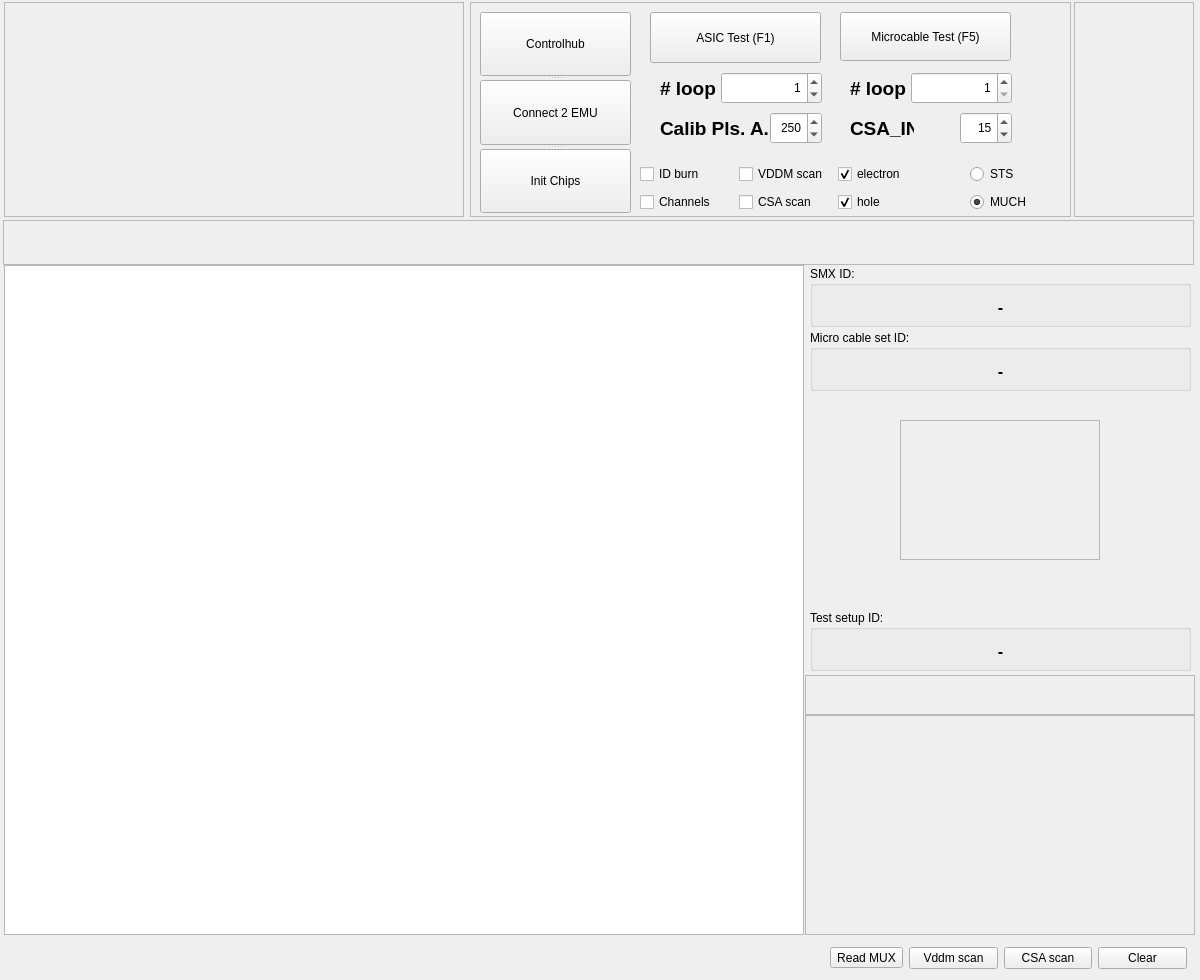
<?xml version="1.0" encoding="UTF-8"?>
<ui version="4.0">
 <class>Form</class>
 <widget class="QWidget" name="Form">
  <property name="enabled">
   <bool>true</bool>
  </property>
  <property name="geometry">
   <rect>
    <x>0</x>
    <y>0</y>
    <width>1200</width>
    <height>980</height>
   </rect>
  </property>
  <property name="sizePolicy">
   <sizepolicy hsizetype="Fixed" vsizetype="Fixed">
    <horstretch>0</horstretch>
    <verstretch>0</verstretch>
   </sizepolicy>
  </property>
  <property name="minimumSize">
   <size>
    <width>1200</width>
    <height>980</height>
   </size>
  </property>
  <property name="maximumSize">
   <size>
    <width>1200</width>
    <height>980</height>
   </size>
  </property>
  <property name="windowTitle">
   <string>ASIC_test_GUI</string>
  </property>
  <property name="statusTip">
   <string notr="true"/>
  </property>
  <widget class="QTextEdit" name="textEdit">
   <property name="geometry">
    <rect>
     <x>4</x>
     <y>265</y>
     <width>800</width>
     <height>670</height>
    </rect>
   </property>
   <property name="font">
    <font>
     <family>Monospace</family>
    </font>
   </property>
   <property name="autoFillBackground">
    <bool>false</bool>
   </property>
   <property name="styleSheet">
    <string notr="true"/>
   </property>
  </widget>
  <widget class="QFrame" name="frHMP">
   <property name="geometry">
    <rect>
     <x>4</x>
     <y>2</y>
     <width>460</width>
     <height>215</height>
    </rect>
   </property>
   <property name="maximumSize">
    <size>
     <width>460</width>
     <height>220</height>
    </size>
   </property>
   <property name="statusTip">
    <string notr="true"/>
   </property>
   <property name="styleSheet">
    <string notr="true"/>
   </property>
   <property name="frameShape">
    <enum>QFrame::StyledPanel</enum>
   </property>
   <property name="frameShadow">
    <enum>QFrame::Raised</enum>
   </property>
  </widget>
  <widget class="QFrame" name="EMU_SETTINGS">
   <property name="geometry">
    <rect>
     <x>470</x>
     <y>2</y>
     <width>601</width>
     <height>215</height>
    </rect>
   </property>
   <property name="statusTip">
    <string notr="true"/>
   </property>
   <property name="styleSheet">
    <string notr="true"/>
   </property>
   <property name="frameShape">
    <enum>QFrame::StyledPanel</enum>
   </property>
   <property name="frameShadow">
    <enum>QFrame::Raised</enum>
   </property>
   <widget class="QSplitter" name="splitter">
    <property name="geometry">
     <rect>
      <x>10</x>
      <y>10</y>
      <width>151</width>
      <height>201</height>
     </rect>
    </property>
    <property name="orientation">
     <enum>Qt::Vertical</enum>
    </property>
    <widget class="QToolButton" name="pbControlHub">
     <property name="sizePolicy">
      <sizepolicy hsizetype="Maximum" vsizetype="Fixed">
       <horstretch>1</horstretch>
       <verstretch>0</verstretch>
      </sizepolicy>
     </property>
     <property name="toolTip">
      <string notr="true"/>
     </property>
     <property name="statusTip">
      <string notr="true"/>
     </property>
     <property name="whatsThis">
      <string notr="true"/>
     </property>
     <property name="accessibleName">
      <string notr="true"/>
     </property>
     <property name="accessibleDescription">
      <string notr="true"/>
     </property>
     <property name="autoFillBackground">
      <bool>true</bool>
     </property>
     <property name="text">
      <string>Controlhub</string>
     </property>
    </widget>
    <widget class="QToolButton" name="pbConnect2EMU">
     <property name="sizePolicy">
      <sizepolicy hsizetype="Maximum" vsizetype="Fixed">
       <horstretch>1</horstretch>
       <verstretch>0</verstretch>
      </sizepolicy>
     </property>
     <property name="toolTip">
      <string notr="true"/>
     </property>
     <property name="statusTip">
      <string notr="true"/>
     </property>
     <property name="whatsThis">
      <string notr="true"/>
     </property>
     <property name="accessibleName">
      <string notr="true"/>
     </property>
     <property name="accessibleDescription">
      <string notr="true"/>
     </property>
     <property name="text">
      <string>Connect 2 EMU</string>
     </property>
    </widget>
    <widget class="QToolButton" name="pbInitChips">
     <property name="sizePolicy">
      <sizepolicy hsizetype="Maximum" vsizetype="Fixed">
       <horstretch>1</horstretch>
       <verstretch>0</verstretch>
      </sizepolicy>
     </property>
     <property name="toolTip">
      <string notr="true"/>
     </property>
     <property name="statusTip">
      <string notr="true"/>
     </property>
     <property name="whatsThis">
      <string notr="true"/>
     </property>
     <property name="accessibleName">
      <string notr="true"/>
     </property>
     <property name="accessibleDescription">
      <string notr="true"/>
     </property>
     <property name="text">
      <string>Init Chips</string>
     </property>
    </widget>
   </widget>
   <widget class="QToolButton" name="pbMicrocable">
    <property name="geometry">
     <rect>
      <x>370</x>
      <y>10</y>
      <width>171</width>
      <height>49</height>
     </rect>
    </property>
    <property name="sizePolicy">
     <sizepolicy hsizetype="Maximum" vsizetype="Fixed">
      <horstretch>1</horstretch>
      <verstretch>0</verstretch>
     </sizepolicy>
    </property>
    <property name="toolTip">
     <string notr="true"/>
    </property>
    <property name="statusTip">
     <string notr="true"/>
    </property>
    <property name="whatsThis">
     <string notr="true"/>
    </property>
    <property name="accessibleName">
     <string notr="true"/>
    </property>
    <property name="accessibleDescription">
     <string notr="true"/>
    </property>
    <property name="text">
     <string>Microcable Test (F5)</string>
    </property>
   </widget>
   <widget class="QLabel" name="lbLoop">
    <property name="geometry">
     <rect>
      <x>380</x>
      <y>70</y>
      <width>90</width>
      <height>32</height>
     </rect>
    </property>
    <property name="font">
     <font>
      <pointsize>14</pointsize>
      <weight>75</weight>
      <bold>true</bold>
     </font>
    </property>
    <property name="text">
     <string># loop</string>
    </property>
   </widget>
   <widget class="QSpinBox" name="sbLoop">
    <property name="geometry">
     <rect>
      <x>441</x>
      <y>70</y>
      <width>101</width>
      <height>32</height>
     </rect>
    </property>
    <property name="layoutDirection">
     <enum>Qt::LeftToRight</enum>
    </property>
    <property name="alignment">
     <set>Qt::AlignRight|Qt::AlignTrailing|Qt::AlignVCenter</set>
    </property>
    <property name="minimum">
     <number>1</number>
    </property>
    <property name="maximum">
     <number>100</number>
    </property>
   </widget>
   <widget class="QSpinBox" name="sbCSAIN">
    <property name="geometry">
     <rect>
      <x>490</x>
      <y>110</y>
      <width>52</width>
      <height>32</height>
     </rect>
    </property>
    <property name="layoutDirection">
     <enum>Qt::LeftToRight</enum>
    </property>
    <property name="alignment">
     <set>Qt::AlignRight|Qt::AlignTrailing|Qt::AlignVCenter</set>
    </property>
    <property name="maximum">
     <number>63</number>
    </property>
    <property name="value">
     <number>15</number>
    </property>
   </widget>
   <widget class="QLabel" name="lbCSAIN">
    <property name="geometry">
     <rect>
      <x>380</x>
      <y>110</y>
      <width>64</width>
      <height>32</height>
     </rect>
    </property>
    <property name="font">
     <font>
      <pointsize>14</pointsize>
      <weight>75</weight>
      <bold>true</bold>
     </font>
    </property>
    <property name="text">
     <string>CSA_IN</string>
    </property>
   </widget>
   <widget class="QToolButton" name="pbASIC">
    <property name="geometry">
     <rect>
      <x>180</x>
      <y>10</y>
      <width>171</width>
      <height>51</height>
     </rect>
    </property>
    <property name="sizePolicy">
     <sizepolicy hsizetype="Maximum" vsizetype="Fixed">
      <horstretch>1</horstretch>
      <verstretch>0</verstretch>
     </sizepolicy>
    </property>
    <property name="toolTip">
     <string notr="true"/>
    </property>
    <property name="statusTip">
     <string notr="true"/>
    </property>
    <property name="whatsThis">
     <string notr="true"/>
    </property>
    <property name="accessibleName">
     <string notr="true"/>
    </property>
    <property name="accessibleDescription">
     <string notr="true"/>
    </property>
    <property name="text">
     <string>ASIC Test (F1)</string>
    </property>
   </widget>
   <widget class="QSpinBox" name="sbCalibPls">
    <property name="geometry">
     <rect>
      <x>300</x>
      <y>110</y>
      <width>52</width>
      <height>32</height>
     </rect>
    </property>
    <property name="layoutDirection">
     <enum>Qt::LeftToRight</enum>
    </property>
    <property name="alignment">
     <set>Qt::AlignRight|Qt::AlignTrailing|Qt::AlignVCenter</set>
    </property>
    <property name="maximum">
     <number>255</number>
    </property>
    <property name="value">
     <number>250</number>
    </property>
   </widget>
   <widget class="QLabel" name="lbCalibPls">
    <property name="geometry">
     <rect>
      <x>190</x>
      <y>110</y>
      <width>111</width>
      <height>32</height>
     </rect>
    </property>
    <property name="font">
     <font>
      <pointsize>14</pointsize>
      <weight>75</weight>
      <bold>true</bold>
     </font>
    </property>
    <property name="text">
     <string>Calib Pls. A.</string>
    </property>
   </widget>
   <widget class="QSpinBox" name="sbLoopPls">
    <property name="geometry">
     <rect>
      <x>251</x>
      <y>70</y>
      <width>101</width>
      <height>32</height>
     </rect>
    </property>
    <property name="layoutDirection">
     <enum>Qt::LeftToRight</enum>
    </property>
    <property name="alignment">
     <set>Qt::AlignRight|Qt::AlignTrailing|Qt::AlignVCenter</set>
    </property>
    <property name="minimum">
     <number>0</number>
    </property>
    <property name="maximum">
     <number>999999999</number>
    </property>
    <property name="value">
     <number>1</number>
    </property>
   </widget>
   <widget class="QLabel" name="lbLoopPls">
    <property name="geometry">
     <rect>
      <x>190</x>
      <y>70</y>
      <width>90</width>
      <height>32</height>
     </rect>
    </property>
    <property name="font">
     <font>
      <pointsize>14</pointsize>
      <weight>75</weight>
      <bold>true</bold>
     </font>
    </property>
    <property name="text">
     <string># loop</string>
    </property>
   </widget>
   <widget class="QWidget" name="layoutWidget">
    <property name="geometry">
     <rect>
      <x>170</x>
      <y>160</y>
      <width>291</width>
      <height>52</height>
     </rect>
    </property>
    <layout class="QGridLayout" name="gridLayout">
     <item row="0" column="0">
      <widget class="QCheckBox" name="cbIDburn">
       <property name="text">
        <string>ID burn</string>
       </property>
      </widget>
     </item>
     <item row="0" column="1">
      <widget class="QCheckBox" name="cbVDDMscan">
       <property name="text">
        <string>VDDM scan</string>
       </property>
      </widget>
     </item>
     <item row="0" column="2">
      <widget class="QCheckBox" name="cbElecPol">
       <property name="text">
        <string>electron</string>
       </property>
       <property name="checked">
        <bool>true</bool>
       </property>
      </widget>
     </item>
     <item row="1" column="0">
      <widget class="QCheckBox" name="cbChannels">
       <property name="text">
        <string>Channels</string>
       </property>
      </widget>
     </item>
     <item row="1" column="1">
      <widget class="QCheckBox" name="cbCSAscan">
       <property name="text">
        <string>CSA scan</string>
       </property>
      </widget>
     </item>
     <item row="1" column="2">
      <widget class="QCheckBox" name="cbHolePol">
       <property name="text">
        <string>hole</string>
       </property>
       <property name="checked">
        <bool>true</bool>
       </property>
      </widget>
     </item>
    </layout>
   </widget>
   <widget class="QWidget" name="">
    <property name="geometry">
     <rect>
      <x>500</x>
      <y>160</y>
      <width>70</width>
      <height>52</height>
     </rect>
    </property>
    <layout class="QVBoxLayout" name="verticalLayout_2">
     <item>
      <widget class="QRadioButton" name="rbSTS">
       <property name="text">
        <string>STS</string>
       </property>
       <property name="checked">
        <bool>false</bool>
       </property>
      </widget>
     </item>
     <item>
      <widget class="QRadioButton" name="rbMUCH">
       <property name="text">
        <string>MUCH</string>
       </property>
       <property name="checked">
        <bool>true</bool>
       </property>
      </widget>
     </item>
    </layout>
   </widget>
  </widget>
  <widget class="QWidget" name="layoutWidget">
   <property name="geometry">
    <rect>
     <x>830</x>
     <y>940</y>
     <width>357</width>
     <height>36</height>
    </rect>
   </property>
   <layout class="QHBoxLayout" name="horizontalLayout">
    <item>
     <widget class="QToolButton" name="pbReadMUX">
      <property name="sizePolicy">
       <sizepolicy hsizetype="Maximum" vsizetype="Fixed">
        <horstretch>1</horstretch>
        <verstretch>0</verstretch>
       </sizepolicy>
      </property>
      <property name="toolTip">
       <string notr="true"/>
      </property>
      <property name="statusTip">
       <string notr="true"/>
      </property>
      <property name="whatsThis">
       <string notr="true"/>
      </property>
      <property name="accessibleName">
       <string notr="true"/>
      </property>
      <property name="accessibleDescription">
       <string notr="true"/>
      </property>
      <property name="text">
       <string>Read MUX</string>
      </property>
     </widget>
    </item>
    <item>
     <widget class="QPushButton" name="pbVDDMscan">
      <property name="text">
       <string>Vddm scan</string>
      </property>
     </widget>
    </item>
    <item>
     <widget class="QPushButton" name="pbCSAscan">
      <property name="text">
       <string>CSA scan</string>
      </property>
     </widget>
    </item>
    <item>
     <widget class="QPushButton" name="pbClearOutput">
      <property name="text">
       <string>Clear</string>
      </property>
     </widget>
    </item>
   </layout>
  </widget>
  <widget class="QWidget" name="layoutWidget">
   <property name="geometry">
    <rect>
     <x>0</x>
     <y>0</y>
     <width>2</width>
     <height>2</height>
    </rect>
   </property>
   <layout class="QVBoxLayout" name="verticalLayout"/>
  </widget>
  <widget class="QSplitter" name="splitter_4">
   <property name="geometry">
    <rect>
     <x>0</x>
     <y>0</y>
     <width>0</width>
     <height>0</height>
    </rect>
   </property>
   <property name="orientation">
    <enum>Qt::Vertical</enum>
   </property>
  </widget>
  <widget class="QFrame" name="frmStatusStep">
   <property name="geometry">
    <rect>
     <x>3</x>
     <y>220</y>
     <width>1191</width>
     <height>45</height>
    </rect>
   </property>
   <property name="frameShape">
    <enum>QFrame::StyledPanel</enum>
   </property>
   <property name="frameShadow">
    <enum>QFrame::Raised</enum>
   </property>
  </widget>
  <widget class="QFrame" name="frOperComm">
   <property name="geometry">
    <rect>
     <x>805</x>
     <y>715</y>
     <width>390</width>
     <height>220</height>
    </rect>
   </property>
   <property name="frameShape">
    <enum>QFrame::StyledPanel</enum>
   </property>
   <property name="frameShadow">
    <enum>QFrame::Raised</enum>
   </property>
  </widget>
  <widget class="QFrame" name="frProject">
   <property name="geometry">
    <rect>
     <x>805</x>
     <y>675</y>
     <width>390</width>
     <height>40</height>
    </rect>
   </property>
   <property name="frameShape">
    <enum>QFrame::StyledPanel</enum>
   </property>
   <property name="frameShadow">
    <enum>QFrame::Raised</enum>
   </property>
  </widget>
  <widget class="QGroupBox" name="groupBox">
   <property name="geometry">
    <rect>
     <x>810</x>
     <y>266</y>
     <width>381</width>
     <height>61</height>
    </rect>
   </property>
   <property name="title">
    <string>SMX ID:</string>
   </property>
   <widget class="QLabel" name="label_SMX">
    <property name="geometry">
     <rect>
      <x>5</x>
      <y>30</y>
      <width>371</width>
      <height>22</height>
     </rect>
    </property>
    <property name="font">
     <font>
      <pointsize>12</pointsize>
      <weight>75</weight>
      <bold>true</bold>
     </font>
    </property>
    <property name="text">
     <string>-</string>
    </property>
    <property name="alignment">
     <set>Qt::AlignCenter</set>
    </property>
   </widget>
  </widget>
  <widget class="QGroupBox" name="groupBox_2">
   <property name="geometry">
    <rect>
     <x>810</x>
     <y>330</y>
     <width>381</width>
     <height>61</height>
    </rect>
   </property>
   <property name="title">
    <string>Micro cable set ID:</string>
   </property>
   <widget class="QLabel" name="label_SetID">
    <property name="geometry">
     <rect>
      <x>5</x>
      <y>30</y>
      <width>371</width>
      <height>22</height>
     </rect>
    </property>
    <property name="font">
     <font>
      <pointsize>12</pointsize>
      <weight>75</weight>
      <bold>true</bold>
     </font>
    </property>
    <property name="text">
     <string>-</string>
    </property>
    <property name="alignment">
     <set>Qt::AlignCenter</set>
    </property>
   </widget>
  </widget>
  <widget class="QFrame" name="frSave">
   <property name="geometry">
    <rect>
     <x>1074</x>
     <y>2</y>
     <width>120</width>
     <height>215</height>
    </rect>
   </property>
   <property name="sizePolicy">
    <sizepolicy hsizetype="Fixed" vsizetype="Fixed">
     <horstretch>0</horstretch>
     <verstretch>0</verstretch>
    </sizepolicy>
   </property>
   <property name="maximumSize">
    <size>
     <width>460</width>
     <height>220</height>
    </size>
   </property>
   <property name="statusTip">
    <string notr="true"/>
   </property>
   <property name="styleSheet">
    <string notr="true"/>
   </property>
   <property name="frameShape">
    <enum>QFrame::StyledPanel</enum>
   </property>
   <property name="frameShadow">
    <enum>QFrame::Raised</enum>
   </property>
  </widget>
  <widget class="QGroupBox" name="groupBox_3">
   <property name="geometry">
    <rect>
     <x>810</x>
     <y>610</y>
     <width>381</width>
     <height>61</height>
    </rect>
   </property>
   <property name="title">
    <string>Test setup ID:</string>
   </property>
   <widget class="QLabel" name="lbSetup">
    <property name="geometry">
     <rect>
      <x>5</x>
      <y>30</y>
      <width>371</width>
      <height>22</height>
     </rect>
    </property>
    <property name="font">
     <font>
      <pointsize>12</pointsize>
      <weight>75</weight>
      <bold>true</bold>
     </font>
    </property>
    <property name="text">
     <string>-</string>
    </property>
    <property name="alignment">
     <set>Qt::AlignCenter</set>
    </property>
   </widget>
  </widget>
  <widget class="QFrame" name="frSMX">
   <property name="geometry">
    <rect>
     <x>900</x>
     <y>420</y>
     <width>200</width>
     <height>140</height>
    </rect>
   </property>
   <property name="frameShape">
    <enum>QFrame::StyledPanel</enum>
   </property>
   <property name="frameShadow">
    <enum>QFrame::Raised</enum>
   </property>
  </widget>
 </widget>
 <tabstops>
  <tabstop>pbControlHub</tabstop>
  <tabstop>pbConnect2EMU</tabstop>
  <tabstop>pbInitChips</tabstop>
  <tabstop>pbClearOutput</tabstop>
  <tabstop>textEdit</tabstop>
 </tabstops>
 <resources/>
 <connections/>
</ui>
